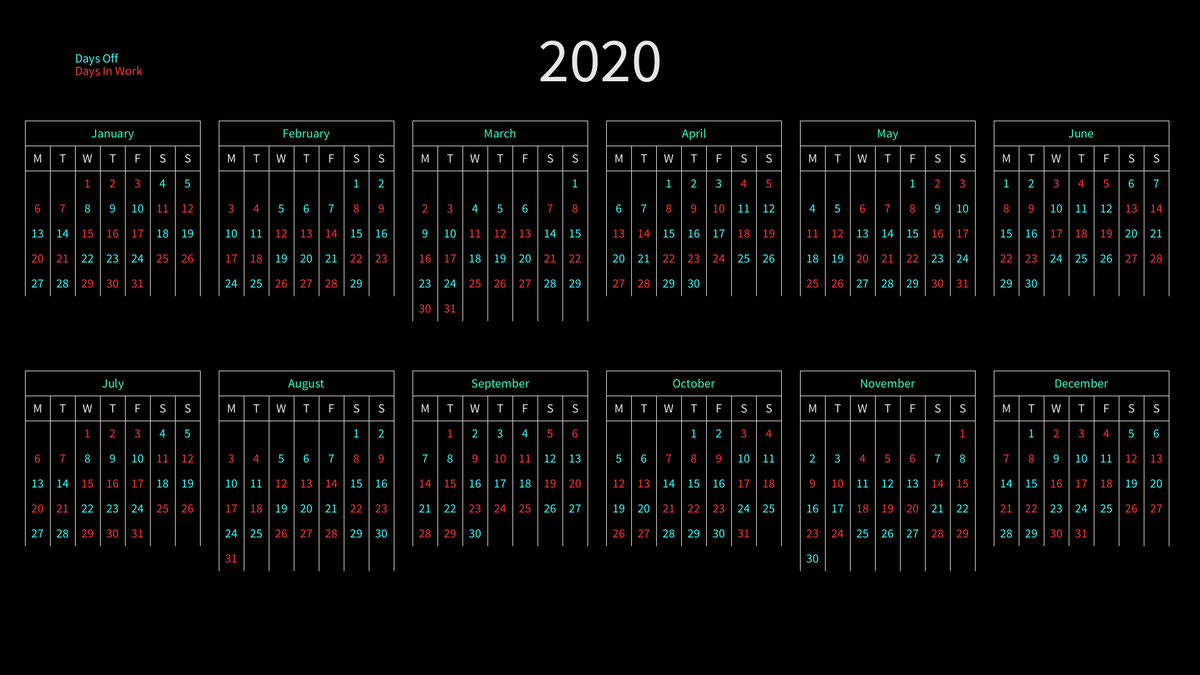
Frame 1 (no input)
Frame 60 (the mouse pressed at the canvas centre just before this capture): identical to frame 1, image omitted
Frame 120 (the mouse held since frame 60 and released just before this capture): identical to frame 1, image omitted

The Processing sketch that drew this single still picture (run headless with seeded random() and noise(); from frame 60 on, the mouse is pressed at the canvas centre):

// Processing sketch: Calendar
// ── Calendar.pde




//// Controller

// What year is it?
String Year = "2020";

// Is is a Leapyear?
boolean LeapYear = true;

// What day does the year start on?
String StartDay = "Wednesday";





Database database = new Database();
Year year = new Year();
int Xposition, Yposition, TextSize, ColumnSpacing, RowSpacing;
int imageCounter;

void setup() {
  size(1920, 1080);
  //fullScreen();
  frameRate(60);
  background(0);
  Xposition = 20; 
  Yposition = 300; 
  TextSize = 20; 
  ColumnSpacing = 40;
  RowSpacing = 40; 
  imageCounter = 0;
  
  background(0);
  year.plot(Xposition, Yposition, ColumnSpacing, RowSpacing, TextSize);  
  
  textSize(TextSize);
  textAlign(LEFT);
  fill(255, 50, 50);
  text("Days In Work", 120, 100 + TextSize);
  fill(50, 255, 255);
  text("Days Off", 120, 100);
  
  textSize(100);
  fill(230);
  textAlign(CENTER);
  text(Year, width/2, 130);
  
  //database.display();
}

void draw() {
  
}

void keyPressed() {
  if (keyCode == ' ') {
    save("Calendar" + imageCounter + ".png");
    imageCounter++;
  }
}

// ── Database.pde
class Database {
  int[][] data = new int[367][3];
  int l, m;

  Database() {
    if (StartDay == "Monday")   
      l = -1;
    if (StartDay == "Tuesday")   
      l = 0;
    if (StartDay == "Wednesday")   
      l = 1;
    if (StartDay == "Thursday")   
      l = 2;
    if (StartDay == "Friday")   
      l = 3;
    if (StartDay == "Saturday")   
      l = 4;
    if (StartDay == "Sunday")   
      l = 5;



    m = l;

    for (int i = 0; i < 367; i++) {
      data[i][0] = i;
    }

    for (int i = 0; i < 367; i++) {
      if (l == 14) 
        l = 0;


      l += 1;

      if (m == 7) 
        m = 0;


      m += 1;

      data[i][1] = l;
      data[i][2] = m;
    }
  }

  void display() {
    for (int i = 0; i < 365; i++) {
      for (int j = 0; j < 3; j++) {
        fill(0, 255, 255);
        textSize(10);
        text(data[i][j], i*15, 20+(j*30));
      }
    }
  }
}

// ── Months.pde
class Month {
  int s, d, l, x, y, c, r, posX, posY, t, colength;
  String n;

  Month(int nDays, int startDay, int px, int py, String name, int columnSize, int rowSize, int textSize) {
    d = nDays;
    s = startDay;

    l = 0;
    x = database.data[s][2];
    y = 0;

    c = columnSize;
    r = rowSize;

    t = textSize;

    posX = px;
    posY = py;

    n = name;

    colength = 0;
  }

  void display() {

    for (int i = s; i < s+d; i++) {
      l += 1;


      if (x == 7) 
        x = 0;   


      x += 1;


      if ( 
        database.data[i][1] == 0  ||
        database.data[i][1] == 1  || 
        database.data[i][1] == 5  ||
        database.data[i][1] == 6  ||
        database.data[i][1] == 9  ||
        database.data[i][1] == 10 ||
        database.data[i][1] == 11 ||
        database.data[i][1] == 14 ) 
        fill(50, 255, 255);
      else fill(255, 50, 50);



      textSize(t);
      textAlign(CENTER);
      text(l, posX+(x*c), posY+(y*r));


      if (x == 7) 
        y += 1;
    }

    println(y);

    if ( database.data[s+d][2] == 7 ) 
      colength = y;
      else colength = y + 1;


    stroke(230);

    for (float y = 0; y < 3; y++) 
      line(posX + (0.5*r), posY - ((2*c) + (c/1.5)) + (c * y), posX + (8*r) - (0.5*r), posY - ((2*c) + (c/1.5)) + (c * y));

    for (float x = 0.5; x < 8.5; x++) {
      if (x == 0.5 || x == 7.5) 
        line(posX + (x*c), posY - ((2*c) + (c/1.5)), posX + (x*c), (posY - (c/1.5)) + (colength*c));
      else line(posX + (x*c), posY - (c + (c/1.5)), posX + (x*c), (posY - (c/1.5)) + (colength*c));
    }

    textSize(t);
    fill(230);
    textAlign(CENTER);
    text("M", posX+(1*c), posY - ((c/3) + (c/1.5)));
    text("T", posX+(2*c), posY - ((c/3) + (c/1.5)));
    text("W", posX+(3*c), posY - ((c/3) + (c/1.5)));
    text("T", posX+(4*c), posY - ((c/3) + (c/1.5)));
    text("F", posX+(5*c), posY - ((c/3) + (c/1.5)));
    text("S", posX+(6*c), posY - ((c/3) + (c/1.5)));
    text("S", posX+(7*c), posY - ((c/3) + (c/1.5)));
    fill(50, 255, 200);
    text(n, posX+(4*c), posY - ((c/3) + c + (c/1.5)));
  }
}

// ── Year.pde
class Year {
  ArrayList <Month> months;
  int[][] data = new int[12][2];
  String[] name = new String[12];
  int day;

  Year() {  
    months = new ArrayList<Month>(12);  

    day = 0;

    name[0] = "January";    
    data[0][0] = 31;
    name[1] = "February";
    
    if (LeapYear)
      data[1][0] = 29;
    else 
    data[1][0] = 28;
    
    name[2] = "March";
    data[2][0] = 31;
    name[3] = "April";
    data[3][0] = 30;
    name[4] = "May";
    data[4][0] = 31;
    name[5] = "June";
    data[5][0] = 30;
    name[6] = "July";
    data[6][0] = 31;
    name[7] = "August";
    data[7][0] = 31;
    name[8] = "September";
    data[8][0] = 30;
    name[9] = "October";
    data[9][0] = 31;
    name[10] = "November";
    data[10][0] = 30;
    name[11] = "December";
    data[11][0] = 31;
  }

  void plot(int XPOS, int YPOS, int COLSPACE, int ROWSPACE, int TEXTSIZE) {
    for (int i = 0; i < 12; i++) {
      int x, y, xs;
      xs = 310;
      if (i<6) {
        y = 0;
        x = 0;
      } else {
        y = 400;
        x = -6 * xs;
      }

      months.add(new Month(data[i][0], day, XPOS + (x + (i * xs)), YPOS + y, name[i], COLSPACE, ROWSPACE, TEXTSIZE));

      day += data[i][0];
    }

    for (int i = 0; i < months.size(); i++) {
      Month month = months.get(i);
      month.display();
    }
  }
}
